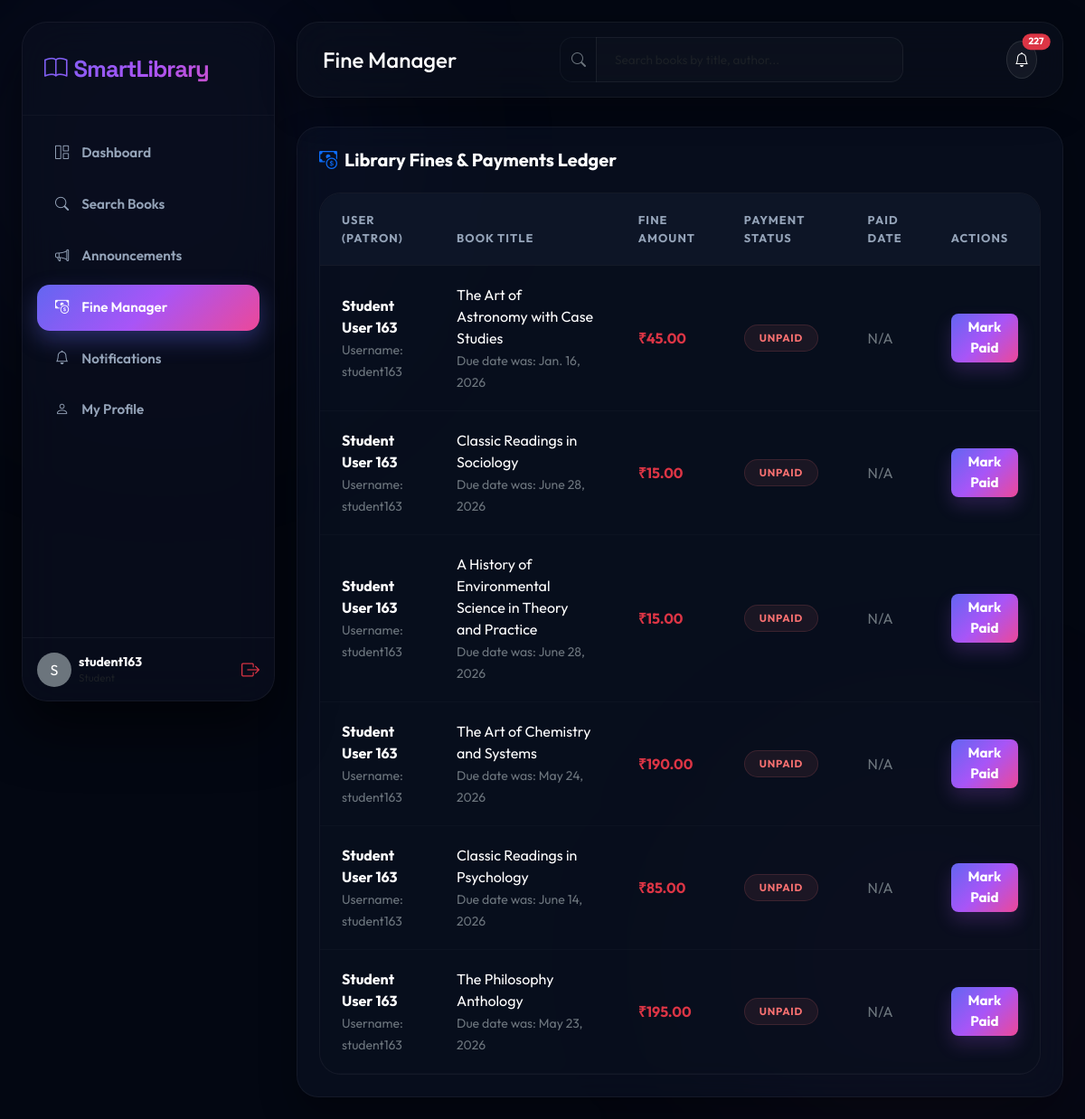
Screenshot of /fines/ (signed in) with the database file from the repository.
### library/models.py (models this page shows, shortened)
class CustomUser(AbstractUser):
    ROLE_CHOICES = [
        ('admin', 'Admin/Librarian'),
        ('student', 'Student'),
        ('faculty', 'Faculty'),
    ]
    role = models.CharField(max_length=10, choices=ROLE_CHOICES, default='student')
    phone = models.CharField(max_length=15, blank=True, null=True)
    profile_picture = models.ImageField(upload_to='profiles/', blank=True, null=True)

class Fine(models.Model):
    STATUS_CHOICES = [
        ('unpaid', 'Unpaid'),
        ('paid', 'Paid'),
    ]
    borrow_record = models.ForeignKey(BorrowRecord, on_delete=models.CASCADE, related_name='fines')
    amount = models.DecimalField(max_digits=6, decimal_places=2, default=0.0)
    payment_status = models.CharField(max_length=20, choices=STATUS_CHOICES, default='unpaid')
    paid_date = models.DateField(blank=True, null=True)

class BorrowRecord(models.Model):
    STATUS_CHOICES = [
        ('active', 'Active'),
        ('returned', 'Returned'),
        ('overdue', 'Overdue'),
    ]
    book_copy = models.ForeignKey(BookCopy, on_delete=models.CASCADE, related_name='borrows')
    user = models.ForeignKey(CustomUser, on_delete=models.CASCADE, related_name='borrow_records')
    issue_date = models.DateField(default=timezone.now)
    due_date = models.DateField()
    return_date = models.DateField(blank=True, null=True)
    status = models.CharField(max_length=20, choices=STATUS_CHOICES, default='active')
    renewal_count = models.IntegerField(default=0)

class BookCopy(models.Model):
    STATUS_CHOICES = [
        ('available', 'Available'),
        ('borrowed', 'Borrowed'),
        ('reserved', 'Reserved'),
        ('maintenance', 'Maintenance'),
    ]
    book = models.ForeignKey(Book, on_delete=models.CASCADE, related_name='copies')
    copy_id = models.CharField(max_length=50, unique=True)
    shelf_location = models.CharField(max_length=50)
    status = models.CharField(max_length=20, choices=STATUS_CHOICES, default='available')
    class Meta:
        verbose_name_plural = "Book Copies"

class Book(models.Model):
    title = models.CharField(max_length=255)
    author = models.CharField(max_length=255)
    isbn = models.CharField(max_length=13, unique=True)
    publisher = models.CharField(max_length=255)
    publication_date = models.DateField(blank=True, null=True)
    description = models.TextField(blank=True, null=True)
    category = models.ForeignKey(Category, on_delete=models.CASCADE, related_name='books')
    cover_image = models.ImageField(blank=True, null=True, upload_to='book_covers/')
    qr_code = models.ImageField(blank=True, null=True, upload_to='qr_codes/')
    total_copies = models.IntegerField(default=0)
    available_copies = models.IntegerField(default=0)
    popularity_score = models.FloatField(default=0.0)
    availability_score = models.FloatField(default=1.0)

### library/views.py (the view)
# urls.py: path('fines/', views.FineListView.as_view(), name='fine_list'),
class FineListView(LoginRequiredMixin, View):
    def get(self, request):
        if is_admin(request.user):
            fines = Fine.objects.all().select_related('borrow_record__user', 'borrow_record__book_copy__book')
        else:
            fines = Fine.objects.filter(borrow_record__user=request.user).select_related('borrow_record__book_copy__book')
        return render(request, 'library/fine_list.html', {'fines': fines})

### library/templates/library/fine_list.html (shortened to what this page needs)
{% extends 'base.html' %}
{% block page_title %}Fine Manager{% endblock %}
{% block content %}
<div class="container-fluid p-0">
    <div class="glass-card p-4">
        <h5 class="fw-bold mb-4 text-white"><i class="bi bi-cash-coin text-primary me-2"></i>Library Fines & Payments Ledger</h5>
        {% if fines %}
            <div class="table-responsive table-custom-wrapper">
                <table class="table table-custom">
                    <thead>
                        <tr>
                            <th>User (Patron)</th>
                            <th>Book Title</th>
                            <th>Fine Amount</th>
                            <th>Payment Status</th>
                            <th>Paid Date</th>
                            <th>Actions</th>
                        </tr>
                    </thead>
                    <tbody>
                        {% for fine in fines %}
                            <tr>
                                <td>
                                    <div class="fw-bold text-white">{{ fine.borrow_record.user.get_full_name|default:fine.borrow_record.user.username }}</div>
                                    <small class="text-secondary">Username: {{ fine.borrow_record.user.username }}</small>
                                </td>
                                <td>
                                    <div class="text-white">{{ fine.borrow_record.book_copy.book.title }}</div>
                                    <small class="text-secondary">Due date was: {{ fine.borrow_record.due_date }}</small>
                                </td>
                                <td>
                                    <span class="fw-bold text-danger">₹{{ fine.amount|floatformat:2 }}</span>
                                </td>
                                <td>
                                    <span class="badge badge-premium badge-{% if fine.payment_status == 'paid' %}available{% else %}overdue{% endif %}">
                                        {{ fine.get_payment_status_display }}
                                    </span>
                                </td>
                                <td class="text-secondary">{{ fine.paid_date|default:"N/A" }}</td>
                                <td>
                                    {% if fine.payment_status == 'unpaid' %}
                                        <form action="{% url 'pay_fine' fine.id %}" method="POST" class="m-0">
                                            <button type="submit" class="btn btn-primary btn-sm rounded-3 py-1 px-3">Mark Paid</button>
                                        </form>
                                    {% else %}
                                        <span class="text-success small fw-semibold"><i class="bi bi-patch-check-fill me-1"></i>Cleared</span>
                                    {% endif %}
                                </td>
                            </tr>
                        {% endfor %}
                    </tbody>
                </table>
            </div>
        {% else %}
            <div class="text-center py-5 text-success">
                <i class="bi bi-emoji-smile fs-1 d-block mb-3"></i>
                <h5 class="fw-bold m-0 text-white">No outstanding fines recorded in system!</h5>
            </div>
        {% endif %}
    </div>
</div>
{% endblock %}

### library/templates/base.html (shortened to what this page needs)
{% load static %}
<!DOCTYPE html>
<html lang="en">
<head>
    <link href="https://cdn.jsdelivr.net/npm/bootstrap@5.3.2/dist/css/bootstrap.min.css" rel="stylesheet">
    <link rel="stylesheet" href="https://cdn.jsdelivr.net/npm/bootstrap-icons@1.11.1/font/bootstrap-icons.css">
    <link rel="stylesheet" href="{% static 'css/custom.css' %}">
</head>
<body>
    <div class="app-wrapper">
        <aside class="sidebar" id="appSidebar">
            <div class="brand">
                <i class="bi bi-book me-2"></i>SmartLibrary
            </div>
            <nav class="nav-menu d-flex flex-column justify-content-between" style="height: calc(100% - 100px); padding: 10px 0;">
                <div>
                    {% if user.is_authenticated %}
                        <a href="{% url 'dashboard' %}" class="nav-link {% if 'dashboard' in request.path %}active{% endif %}">
                            <i class="bi bi-grid-1x2"></i>
                            <span>Dashboard</span>
                        </a>
                        <a href="{% url 'book_list' %}" class="nav-link {% if 'books' in request.path and 'category' not in request.path %}active{% endif %}">
                            <i class="bi bi-search"></i>
                            <span>Search Books</span>
                        </a>
                        <a href="{% url 'announcement_list' %}" class="nav-link {% if 'announcements' in request.path %}active{% endif %}">
                            <i class="bi bi-megaphone"></i>
                            <span>Announcements</span>
                        </a>
                        <a href="{% url 'fine_list' %}" class="nav-link {% if 'fines' in request.path %}active{% endif %}">
                            <i class="bi bi-cash-coin"></i>
                            <span>Fine Manager</span>
                        </a>
                        <a href="{% url 'notification_list' %}" class="nav-link {% if 'notifications' in request.path %}active{% endif %}">
                            <i class="bi bi-bell"></i>
                            <span>Notifications</span>
                        </a>
                        <a href="{% url 'profile' %}" class="nav-link {% if 'profile' in request.path %}active{% endif %}">
                            <i class="bi bi-person"></i>
                            <span>My Profile</span>
                        </a>
                    {% endif %}
                </div>
                {% if user.is_authenticated %}
                    <div class="mt-auto pt-3 border-top border-secondary border-opacity-10 px-3 pb-2">
                        <div class="d-flex align-items-center justify-content-between">
                            <div class="d-flex align-items-center gap-2">
                                <div class="bg-secondary rounded-circle d-flex align-items-center justify-content-center text-white font-weight-bold" style="width: 38px; height: 38px; background-size: cover; ">
                                    {% if not user.profile_picture %}
                                        {{ user.username|slice:":1"|upper }}
                                    {% endif %}
                                </div>
                                <div style="line-height: 1.1;">
                                    <div class="text-white fw-bold small" style="max-width: 120px; overflow: hidden; text-overflow: ellipsis; white-space: nowrap;">{{ user.username }}</div>
                                    <small class="text-muted text-capitalize" style="font-size: 0.72rem;">{{ user.role }}</small>
                                </div>
                            </div>
                            <a href="{% url 'logout' %}" class="text-danger fs-5 ms-2" title="Logout"><i class="bi bi-box-arrow-right"></i></a>
                        </div>
                    </div>
                {% endif %}
            </nav>
        </aside>
        <div class="main-content">
            <header class="navbar-custom d-flex align-items-center justify-content-between">
                <div class="d-flex align-items-center gap-3">
                    <h4 class="m-0 text-white">{% block page_title %}Overview{% endblock %}</h4>
                </div>
                <div class="position-relative d-none d-md-block" style="width: 380px;">
                    <div class="input-group">
                        <span class="input-group-text bg-transparent border-end-0 border-secondary border-opacity-10 text-secondary" style="border-radius: 14px 0 0 14px;"><i class="bi bi-search"></i></span>
                        <input type="text" id="navbarSearchInput" class="form-control border-start-0 border-secondary border-opacity-10 text-white bg-transparent" placeholder="Search books by title, author..." style="border-radius: 0 14px 14px 0; font-size: 0.85rem;" autocomplete="off">
                    </div>
                </div>
                <div class="d-flex align-items-center gap-4">
                    {% if user.is_authenticated %}
                        <div class="dropdown">
                            <button class="btn btn-light rounded-circle position-relative p-2" type="button" data-bs-toggle="dropdown" aria-expanded="false" style="background: rgba(255, 255, 255, 0.05); border: 1px solid rgba(255, 255, 255, 0.1); color: white;">
                                <i class="bi bi-bell"></i>
                                {% if unread_notifications_count > 0 %}
                                    <span class="position-absolute top-0 start-100 translate-middle badge rounded-pill bg-danger" style="font-size: 0.65rem;">
                                        {{ unread_notifications_count }}
                                    </span>
                                {% endif %}
                            </button>
                        </div>
                    {% else %}
                        <a href="{% url 'login' %}" class="btn btn-outline-primary px-3 py-1.5 btn-sm rounded-3">Sign In</a>
                        <a href="{% url 'register' %}" class="btn btn-primary px-3 py-1.5 btn-sm rounded-3">Register</a>
                    {% endif %}
                </div>
            </header>
            <main class="main-body-container">
                {% block content %}{% endblock %}
            </main>
        </div>
    </div>
</body>
</html>

### rows the page displays
CustomUser: username "S", username "student163"
Fine: borrow_record.user.get_full_name "Student User 163", borrow_record.user.username "student163", borrow_record.book_copy.book "The Art of Astronomy with Case Studies", borrow_record.due_date "Jan. 16, 2026", amount "45.00", payment_status "UNPAID", paid_date "N/A", shows "Mark Paid"
Fine: borrow_record.user.get_full_name "Student User 163", borrow_record.user.username "student163", borrow_record.book_copy.book "Classic Readings in Sociology", borrow_record.due_date "June 28, 2026", amount "15.00", payment_status "UNPAID", paid_date "N/A", shows "Mark Paid"
Fine: borrow_record.user.get_full_name "Student User 163", borrow_record.user.username "student163", borrow_record.book_copy.book "A History of Environmental Science in Theory and Practice", borrow_record.due_date "June 28, 2026", amount "15.00", payment_status "UNPAID", paid_date "N/A", shows "Mark Paid"
Fine: borrow_record.user.get_full_name "Student User 163", borrow_record.user.username "student163", borrow_record.book_copy.book "The Art of Chemistry and Systems", borrow_record.due_date "May 24, 2026", amount "190.00", payment_status "UNPAID", paid_date "N/A", shows "Mark Paid"
Fine: borrow_record.user.get_full_name "Student User 163", borrow_record.user.username "student163", borrow_record.book_copy.book "Classic Readings in Psychology", borrow_record.due_date "June 14, 2026", amount "85.00", payment_status "UNPAID", paid_date "N/A", shows "Mark Paid"
Fine: borrow_record.user.get_full_name "Student User 163", borrow_record.user.username "student163", borrow_record.book_copy.book "The Philosophy Anthology", borrow_record.due_date "May 23, 2026", amount "195.00", payment_status "UNPAID", paid_date "N/A", shows "Mark Paid"

### other values shown
{{ unread_notifications_count }} "227"
